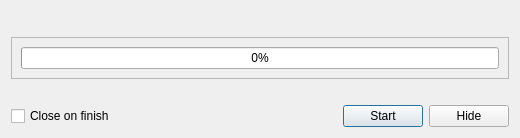
<?xml version="1.0" encoding="UTF-8"?>
<ui version="4.0">
 <class>UIHashDialog</class>
 <widget class="QDialog" name="UIHashDialog">
  <property name="windowModality">
   <enum>Qt::WindowModal</enum>
  </property>
  <property name="geometry">
   <rect>
    <x>0</x>
    <y>0</y>
    <width>520</width>
    <height>128</height>
   </rect>
  </property>
  <property name="contextMenuPolicy">
   <enum>Qt::NoContextMenu</enum>
  </property>
  <property name="windowTitle">
   <string>Hash progress</string>
  </property>
  <property name="modal">
   <bool>true</bool>
  </property>
  <layout class="QVBoxLayout" name="verticalLayout">
   <item>
    <layout class="QHBoxLayout" name="horizontalLayout">
     <item>
      <widget class="QLabel" name="status">
       <property name="text">
        <string/>
       </property>
      </widget>
     </item>
     <item>
      <widget class="QLabel" name="speed">
       <property name="text">
        <string/>
       </property>
      </widget>
     </item>
     <item>
      <spacer name="horizontalSpacer_2">
       <property name="orientation">
        <enum>Qt::Horizontal</enum>
       </property>
       <property name="sizeHint" stdset="0">
        <size>
         <width>40</width>
         <height>20</height>
        </size>
       </property>
      </spacer>
     </item>
    </layout>
   </item>
   <item>
    <widget class="QFrame" name="frame_3">
     <property name="sizePolicy">
      <sizepolicy hsizetype="Expanding" vsizetype="Preferred">
       <horstretch>0</horstretch>
       <verstretch>0</verstretch>
      </sizepolicy>
     </property>
     <property name="frameShape">
      <enum>QFrame::StyledPanel</enum>
     </property>
     <property name="frameShadow">
      <enum>QFrame::Raised</enum>
     </property>
     <layout class="QGridLayout" name="gridLayout_4">
      <item row="1" column="0">
       <widget class="QProgressBar" name="progress">
        <property name="maximumSize">
         <size>
          <width>16777215</width>
          <height>16777215</height>
         </size>
        </property>
        <property name="maximum">
         <number>10000</number>
        </property>
        <property name="value">
         <number>0</number>
        </property>
        <property name="alignment">
         <set>Qt::AlignCenter</set>
        </property>
       </widget>
      </item>
     </layout>
    </widget>
   </item>
   <item>
    <widget class="QLabel" name="file">
     <property name="text">
      <string/>
     </property>
     <property name="alignment">
      <set>Qt::AlignLeading|Qt::AlignLeft|Qt::AlignVCenter</set>
     </property>
    </widget>
   </item>
   <item>
    <layout class="QHBoxLayout" name="horizontalLayout_2">
     <item>
      <widget class="QCheckBox" name="checkBox">
       <property name="text">
        <string>Close on finish</string>
       </property>
      </widget>
     </item>
     <item>
      <spacer name="horizontalSpacer">
       <property name="orientation">
        <enum>Qt::Horizontal</enum>
       </property>
       <property name="sizeHint" stdset="0">
        <size>
         <width>40</width>
         <height>20</height>
        </size>
       </property>
      </spacer>
     </item>
     <item>
      <widget class="QPushButton" name="pushButton_START">
       <property name="text">
        <string>Start</string>
       </property>
      </widget>
     </item>
     <item>
      <widget class="QPushButton" name="pushButton_HIDE">
       <property name="text">
        <string>Hide</string>
       </property>
      </widget>
     </item>
    </layout>
   </item>
  </layout>
 </widget>
 <resources/>
 <connections>
  <connection>
   <sender>pushButton_HIDE</sender>
   <signal>clicked()</signal>
   <receiver>UIHashDialog</receiver>
   <slot>accept()</slot>
   <hints>
    <hint type="sourcelabel">
     <x>350</x>
     <y>67</y>
    </hint>
    <hint type="destinationlabel">
     <x>293</x>
     <y>52</y>
    </hint>
   </hints>
  </connection>
 </connections>
</ui>
